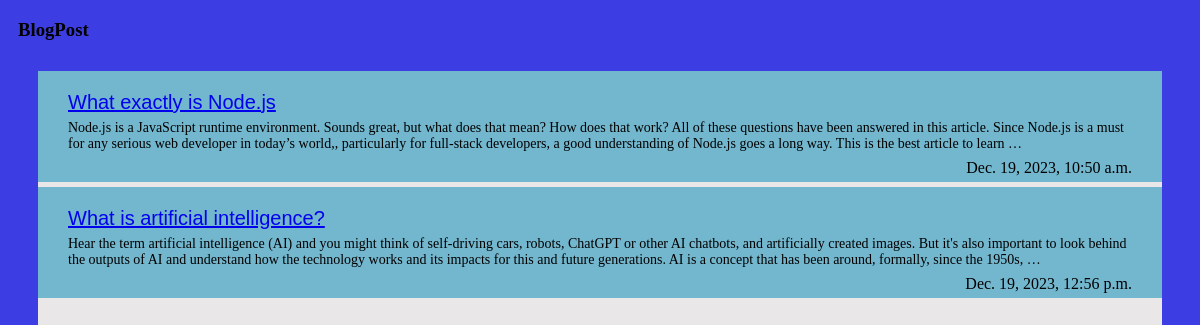
The page / on the database its author committed.
### manage_blog/models.py (models this page shows)
class UserPost(models.Model):
    title = models.CharField(max_length=250)
    content = models.TextField()
    timestamp = models.DateTimeField(auto_now=True)

### manage_blog/views.py (the view)
# urls.py: path('', views.index, name='index'),
def index(request):
    blog_posts = UserPost.objects.all().order_by('timestamp')
    return render(request, 'index.html', {'blog_posts': blog_posts})

### Templates/index.html (shortened to what this page needs)
{% load static %}
<!DOCTYPE html>
<html lang="en">
<head>
    <link rel="stylesheet" href="{% static 'style/index.css' %}">
</head>
<body>
    <div>
        <div class="logo">
            <h3>BlogPost</h3>
        </div>
        <div class="main container">
            {% for blog_post in blog_posts %}
            <div class="blog-container">
                <div class="title"><a href="{% url 'blog_page' key=blog_post.id %}">{{blog_post.title}}</a></div>
                <div class="discription">{{blog_post.content|truncatewords:60}}</div>
                <div class="timestamp">{{blog_post.timestamp}}</div>
            </div>
            {% endfor %}
        </div>
    </div>
</body>
</html>

### static/style/index.css (style rules this page uses)
body { background-color: rgb(61, 61, 228); }
.logo { margin-top: 5px; margin-left: 10px; }
.main, .container { height: 90vh; width: auto; margin-top: 30px; margin-left: 30px; margin-right: 30px; background-color: rgb(233, 231, 231); }
.blog-container { background-color: rgb(115, 183, 206); position: relative; padding-top: 20px; padding-left: 30px; padding-right: 30px; margin-bottom: 5px; }
.title { font-family: Arial, Helvetica, sans-serif; font-weight: 500; color: black; font-size: 20px; margin-bottom: 6px; }
.discription { font-family: 'Times New Roman', Times, serif; font-size: 14px; padding-bottom: 30px; }
.timestamp { position: absolute; bottom: 5px; right: 30px; }

### rows shown on the page
UserPost: title "What exactly is Node.js", content "Node.js is a JavaScript runtime environment. Sounds great, but what does that mean? How does that work? All of these questions have been answered in this article. Since Node.js is a must for any serious web developer in today’s world,, particularly for full-stack developers, a good understanding of Node.js goes a long way. This is the best article to learn …", timestamp "Dec. 19, 2023, 10:50 a.m."
UserPost: title "What is artificial intelligence?", content "Hear the term artificial intelligence (AI) and you might think of self-driving cars, robots, ChatGPT or other AI chatbots, and artificially created images. But it's also important to look behind the outputs of AI and understand how the technology works and its impacts for this and future generations. AI is a concept that has been around, formally, since the 1950s, …", timestamp "Dec. 19, 2023, 12:56 p.m."
